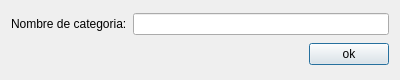
<?xml version="1.0" encoding="UTF-8"?>
<ui version="4.0">
 <class>frmNuevaCategoria</class>
 <widget class="QDialog" name="frmNuevaCategoria">
  <property name="geometry">
   <rect>
    <x>0</x>
    <y>0</y>
    <width>400</width>
    <height>80</height>
   </rect>
  </property>
  <property name="windowTitle">
   <string>Nueva categoria</string>
  </property>
  <property name="windowOpacity">
   <double>0.970000000000000</double>
  </property>
  <layout class="QGridLayout" name="gridLayout">
   <item row="0" column="0">
    <layout class="QHBoxLayout" name="horizontalLayout">
     <item>
      <widget class="QLabel" name="label">
       <property name="text">
        <string>Nombre de categoria:</string>
       </property>
      </widget>
     </item>
     <item>
      <widget class="QLineEdit" name="lineEdit"/>
     </item>
    </layout>
   </item>
   <item row="1" column="0">
    <layout class="QHBoxLayout" name="horizontalLayout_2">
     <item>
      <spacer name="horizontalSpacer">
       <property name="orientation">
        <enum>Qt::Horizontal</enum>
       </property>
       <property name="sizeHint" stdset="0">
        <size>
         <width>40</width>
         <height>20</height>
        </size>
       </property>
      </spacer>
     </item>
     <item>
      <widget class="QPushButton" name="pushButton">
       <property name="text">
        <string>ok</string>
       </property>
       <property name="icon">
        <iconset resource="Recursos.qrc">
         <normaloff>:/images/check.png</normaloff>:/images/check.png</iconset>
       </property>
       <property name="iconSize">
        <size>
         <width>24</width>
         <height>24</height>
        </size>
       </property>
      </widget>
     </item>
    </layout>
   </item>
  </layout>
 </widget>
 <resources>
  <include location="Recursos.qrc"/>
 </resources>
 <connections/>
</ui>
